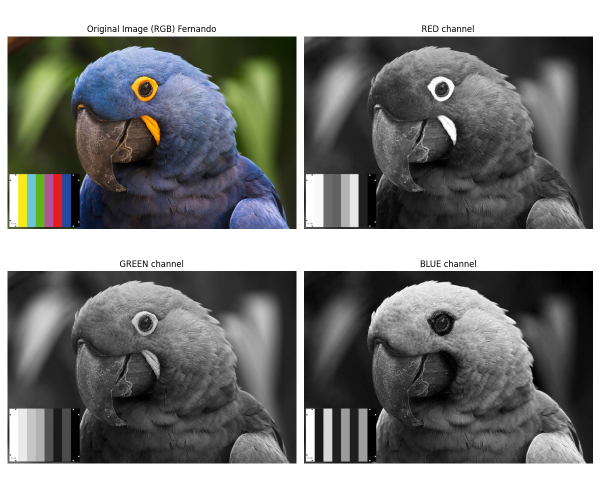
#> input picture parrot.jpg, 1200 x 1000 px (shown at 1/2 size)
$ python partA_opencv.py
#> lines starting #> are read from the running program, lines starting #| are printed output that depends on the picture; after the words box and inside, x2 and y2 are one past the last pixel; in counts of white or black regions, pixels touching at a corner belong together
import cv2
import numpy as np

# 1) Read image
img = cv2.imread("parrot.jpg")
#> img is the input picture: shape (1000, 1200, 3); mean B, G, R 125.4, 127, 126.1
if img is None:
    print("Image load hoy nai")
    raise SystemExit

# 2) Create outputs
gray = cv2.cvtColor(img, cv2.COLOR_BGR2GRAY)
b, g, r = cv2.split(img)
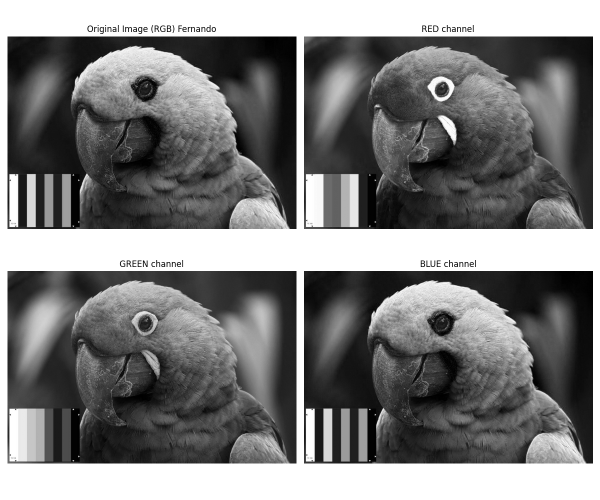
#> b: shape (1000, 1200) (shown at 1/2 size); min 0, max 255, mean 125.4
edges = cv2.Canny(gray, 100, 200)
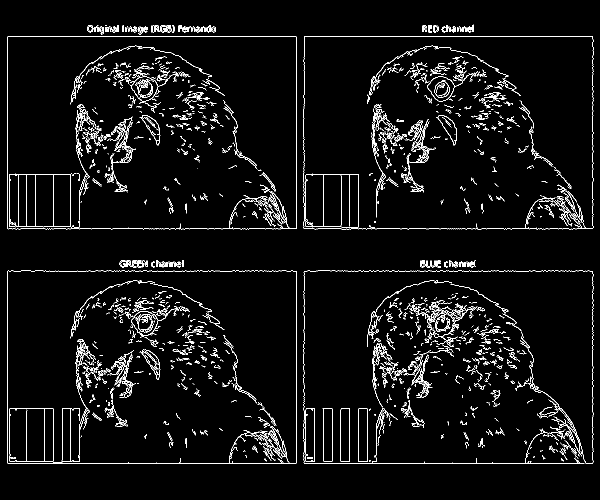
#> edges: shape (1000, 1200) (shown at 1/2 size); 4.1% white in thin lines or dots, all inside (x1, y1, x2, y2) = (14, 49, 1187, 928)

# 3) Convert all to 3-channel for stacking
gray3 = cv2.cvtColor(gray, cv2.COLOR_GRAY2BGR)
edges3 = cv2.cvtColor(edges, cv2.COLOR_GRAY2BGR)
b3 = cv2.cvtColor(b, cv2.COLOR_GRAY2BGR)
g3 = cv2.cvtColor(g, cv2.COLOR_GRAY2BGR)
r3 = cv2.cvtColor(r, cv2.COLOR_GRAY2BGR)

# 4) Resize all to same size
W, H = 320, 320
def rs(im): return cv2.resize(im, (W, H))

img_s = rs(img)
gray_s = rs(gray3)
edges_s = rs(edges3)
r_s = rs(r3)
g_s = rs(g3)
b_s = rs(b3)

# 5) Put labels (BGR colors)
def put(im, text, color):
#> called with text = 'Original', color = (0, 255, 255)
    cv2.putText(im, text, (10, 45),
                cv2.FONT_HERSHEY_SIMPLEX, 1.3, color, 3, cv2.LINE_AA)
    return im

put(img_s,   "Original", (0, 255, 255))
put(gray_s,  "Gray",     (255, 255, 255))
put(edges_s, "Edges",    (0, 255, 0))
#> call 3 of put, with text = 'Edges', color = (0, 255, 0)
#> in put (call 3), `cv2.putText(im, text, (10, 45), cv2.FONT_HERSHEY_SIMPLEX, 1.3, color, ..`:
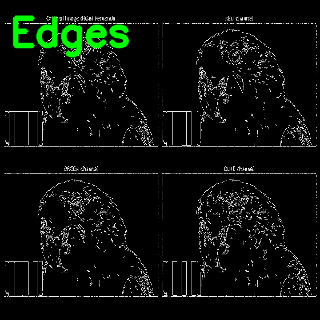
#> im: shape (320, 320, 3); mean B, G, R 10.9, 15.4, 10.9
put(r_s,     "Red",      (0, 0, 255))
put(g_s,     "Green",    (0, 255, 0))
#> in put (call 5), `cv2.putText(im, text, (10, 45), cv2.FONT_HERSHEY_SIMPLEX, 1.3, color, ..`:
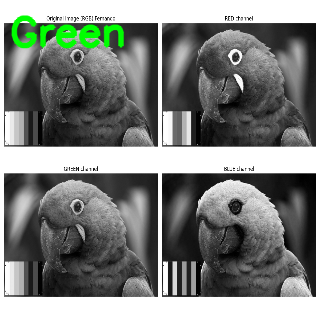
#> im: shape (320, 320, 3); mean B, G, R 124.9, 128.7, 124.9
put(b_s,     "Blue",     (255, 0, 0))

# 6) Make 2x3 grid (ONLY ONCE)
top = np.hstack([img_s, gray_s, edges_s])
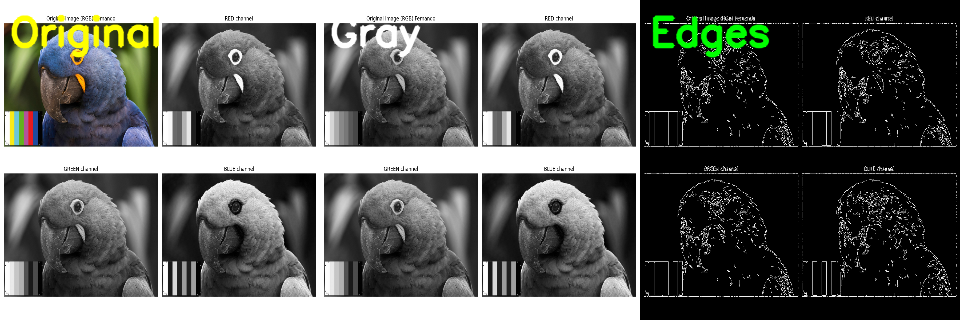
#> top: shape (320, 960, 3); mean B, G, R 87.2, 90.9, 89.1
bottom = np.hstack([r_s, g_s, b_s])
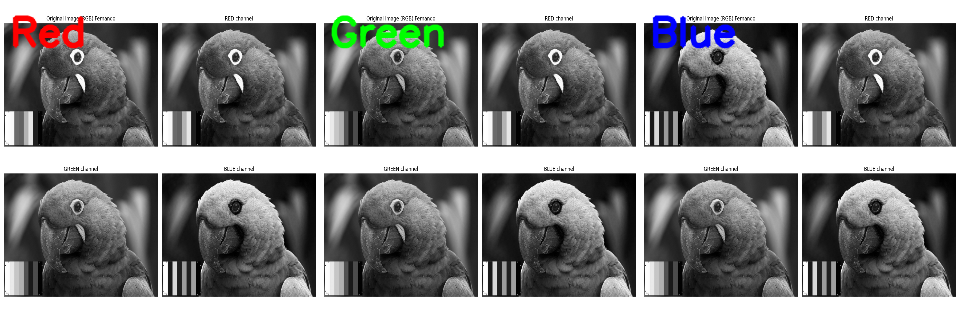
#> bottom: shape (320, 960, 3); mean B, G, R 125.3, 125.5, 125.2
grid = np.vstack([top, bottom])
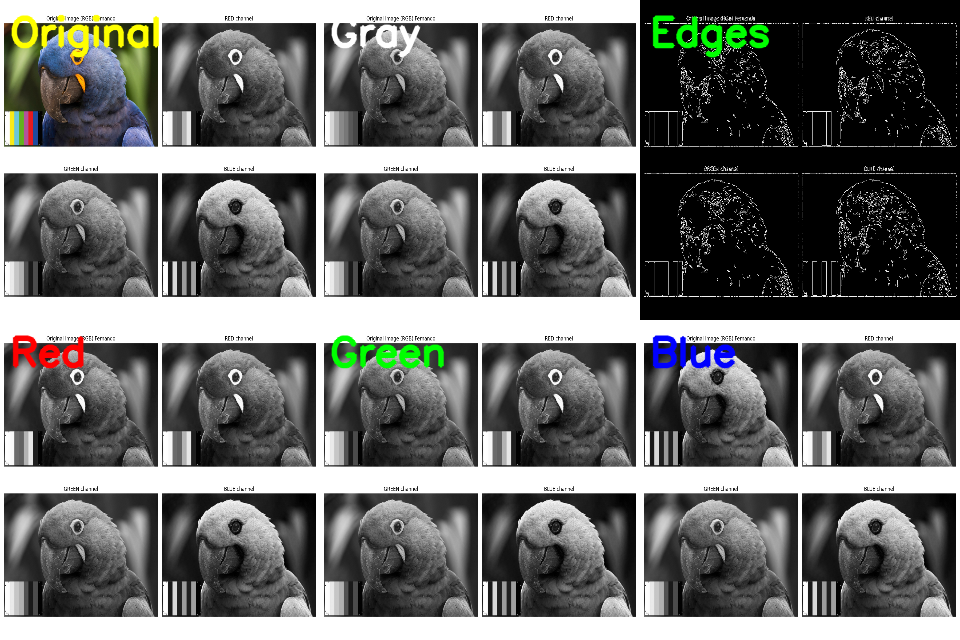
#> grid: shape (640, 960, 3); mean B, G, R 106.3, 108.2, 107.1

# 7) Show + Save
cv2.imshow("All Results", grid)
cv2.imwrite("partA_grid.png", grid)

cv2.waitKey(0)
cv2.destroyAllWindows()

$ run again, with taskA_grid.png saved as parrot.jpg
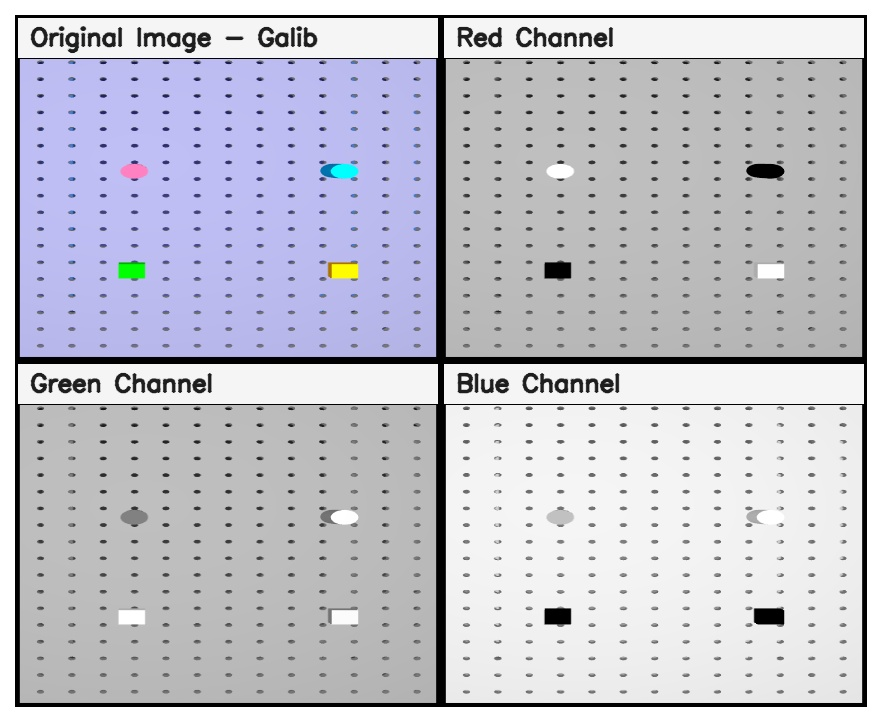
#> input picture taskA_grid.png, 882 x 722 px
#> img is the input picture: shape (722, 882, 3); mean B, G, R 204.8, 195.1, 194.8
#> `edges = cv2.Canny(gray, 100, 200)`:
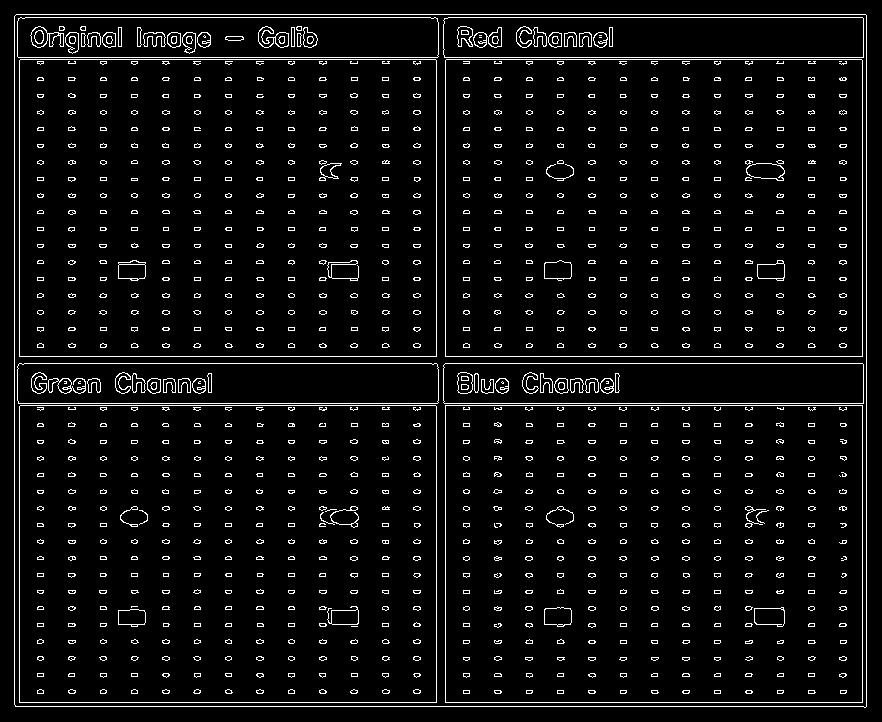
#> edges: shape (722, 882); 5.4% white in thin lines or dots
#> edges3: shape (722, 882, 3); 5.4% white in thin lines or dots
#> `grid = np.vstack([top, bottom])`:
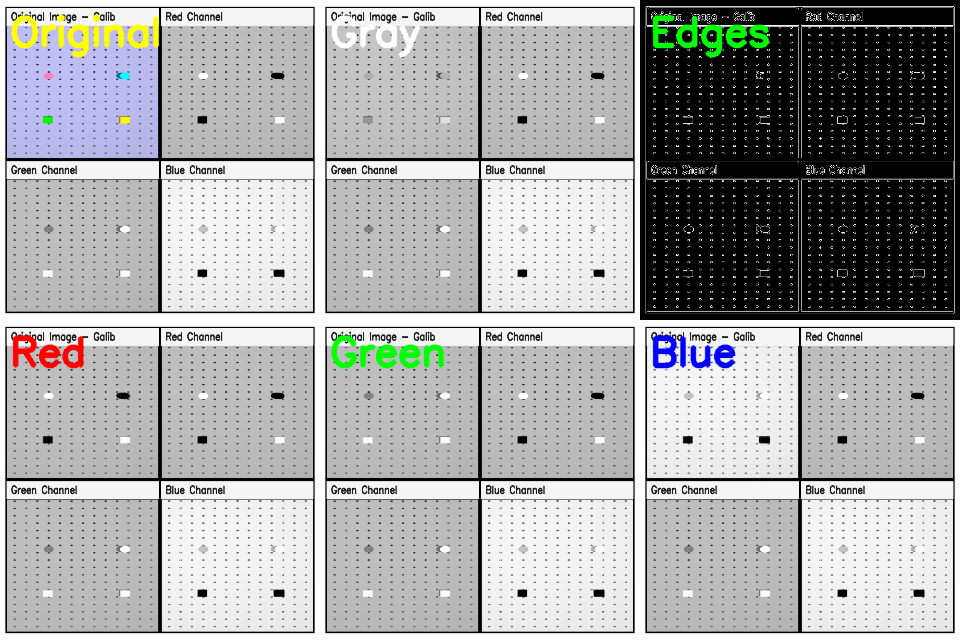
#> grid: shape (640, 960, 3); mean B, G, R 167.2, 167.4, 166.5
